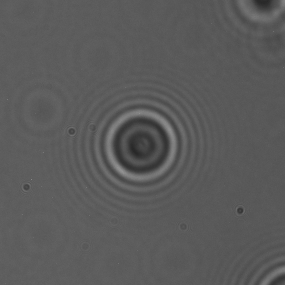
#> input picture Tiffs_Validation/Video1.tif, 285 x 285 px, given as the content of the folder ../../Results_Validation/Video1/Video1, which was not available
$ jupyter execute precision.ipynb   (text cells are left out)
#> lines starting #> are read from the running program, lines starting #| are printed output that depends on the picture; pictures that were not available may be replaced by others from this repository, and a replacement may not be noted
#> in ring_image, image is the input picture: shape (285, 285); min 40, max 147, mean 90.5
[cell 1]
import ast
import math
import os
import gc

import cv2
from pathlib import Path

from PIL import Image, ImageSequence
import numpy as np
from numpy.fft import fft2, fftshift, ifft2, ifftshift
import matplotlib.pyplot as plt
from scipy.signal import find_peaks, argrelextrema
# from skfda import FDataGrid
from numpy import unravel_index
import statistics
import heapq
import pandas as pd

# import tensorflow as tf
# from tensorflow.keras import layers, models

import itertools

from scipy.ndimage import gaussian_filter
from scipy.optimize import curve_fit
from concurrent.futures import ThreadPoolExecutor, as_completed
import matplotlib.patches as patches

[cell 2]
def moving_average(signal, window_size=5):
    return np.convolve(signal, np.ones(window_size) / window_size, mode='same')

[cell 3]
# [15 lines left out: function merge_peaks_by_distance, not called in this run]

[cell 4]
def circle_radius_fun(peaks_x,peaks_y,ring_index,ccol,crow):
    # Adjusted peak selection to use closest peaks around ccol
    closest_peak_x = min(peaks_x, key=lambda x: abs(x-ccol))
    closest_peak_y = min(peaks_y, key=lambda y: abs(y-crow))

    # Using peak indices to find distances to closest peaks
    # peak_index_x = peaks_x.tolist().index(closest_peak_x)
    # peak_index_y = peaks_y.tolist().index(closest_peak_y)
    peak_index_x=peaks_x.index(closest_peak_x)
    peak_index_y=peaks_y.index(closest_peak_y)

    if peak_index_x > 0:
        if len(peaks_x)==peak_index_x+1:
            peak_index_x-=1
        rl_x = ccol - peaks_x[peak_index_x - ring_index]
        rr_x = peaks_x[peak_index_x + ring_index] - ccol

    if peak_index_y > 0:
        if len(peaks_y)==peak_index_y+1:
            peak_index_y-=1
        ru_y = crow - peaks_y[peak_index_y - ring_index]
        rl_y = peaks_y[peak_index_y + ring_index] - crow


    return round((rl_x + rr_x + ru_y + rl_y) / 4., 5)

[cell 5]
# [15 lines left out: function circle_change_limiter, not called in this run]

[cell 6]
def get_center_from_peaks(peaks, current_center):
    valid_peaks = [peak for peak in peaks if np.abs(peak - current_center) >= 10]
    left_peaks = np.array([peak for peak in valid_peaks if peak < current_center])
    right_peaks = np.array([peak for peak in valid_peaks if peak > current_center])

    if len(left_peaks) == 0 or len(right_peaks) == 0:
        return current_center, 0

    left_peak = left_peaks[-1]
    right_peak = right_peaks[0]

    refined_center = (left_peak + right_peak) / 2


    distance_between_peaks = np.abs(right_peak - left_peak)

    return refined_center, distance_between_peaks

[cell 7]
# [18 lines left out: function adaptive_movement_threshold, not called in this run]

[cell 8]
# [16 lines left out: function get_center_from_minimums, not called in this run]

[cell 9]
# [8 lines left out: function draw_circle, not called in this run]

[cell 10]
def image_background_brightness(image):
        top_left = image[0:5, 0:5]
#> top_left = [[92, 92, 90, 94, 91], [91, 91, 92, 90, 92], [93, 90, 92, 92, 92], [93, 92, 93, 92, 93], [93, 93, 93, 92, 94]]
        top_right = image[0:5, -5:]
#> top_right = [[100, 109, 117, 125, 128], [100, 111, 120, 125, 128], [101, 110, 119, 122, 127], [101, 108, 116, 122, 122], [102, 110, 117, 118, 121]]
        bottom_left = image[-5:, 0:5]
#> bottom_left = [[92, 94, 95, 93, 94], [92, 93, 93, 95, 94], [94, 93, 93, 93, 94], [94, 92, 93, 96, 95], [93, 94, 94, 96, 94]]
        bottom_right = image[-5:, -5:]
#> bottom_right = [[59, 62, 64, 67, 69], [63, 67, 69, 73, 76], [67, 70, 74, 77, 80], [71, 74, 78, 80, 85], [76, 78, 83, 85, 87]]
        brightness = np.concatenate((top_left.flatten(), top_right.flatten(),
                                  bottom_left.flatten(), bottom_right.flatten()))
#> brightness = 100 values, max 128 at index 29, min 59 at index 75, mean 93.58
        # brightness=top_left+top_right+bottom_left+bottom_right

        return [np.mean(brightness),np.median(brightness),statistics.mode(brightness)]

[cell 11]
# [9 lines left out: function tiff_to_png, not called in this run]

[cell 12]
# [12 lines left out: function get_first_png, not called in this run]

[cell 13]
# [12 lines left out: function pad_image, not called in this run]

[cell 14]
def filtered_image(ftimage,crow,ccol,r_in,r_out):
    rows, cols = ftimage.shape
    mask=np.zeros((rows,cols),dtype=np.uint8)

    x,y=np.ogrid[:rows,:cols]
    mask_area = np.logical_and(((x - crow)**2 + (y - ccol)**2 >= r_in**2),
                            ((x - crow)**2 + (y - ccol)**2 <= r_out**2))
    mask[mask_area] = 1

    m_app_ftimage = ftimage * mask
    i_ftimage = ifftshift(m_app_ftimage)
    result_img = ifft2(i_ftimage)
    tmp = np.log(np.abs(result_img) + 1)

    return tmp , result_img

[cell 15]
def gaussian(x, a, x0, sigma):
    return a * np.exp(-(x - x0)**2 / (2 * sigma**2))

[cell 16]
# [13 lines left out: function get_subpixel_peak_gaussian, not called in this run]

[cell 17]
def get_subpixel_peak_com(peaks, intensity_profile):
    refined_peaks = []
    for peak in peaks:
        if 0 < peak < len(intensity_profile) - 1:
            x = np.array([peak - 1, peak, peak + 1], dtype=float)
            y = intensity_profile[x.astype(int)]
            refined_peak = np.sum(x * y) / np.sum(y)
            refined_peaks.append(refined_peak)
        else:
            refined_peaks.append(peak)
    return refined_peaks

[cell 18]
# [22 lines left out: function get_subpixel_minimums_parabola, not called in this run]

[cell 19]
def get_subpixel_minimum_com(minimums, intensity_profile):
    refined_peaks = []
    for peak in minimums:
        if 0 < peak < len(intensity_profile) - 1:
            x = np.array([peak - 1, peak, peak + 1], dtype=float)
            y = intensity_profile[x.astype(int)]
            refined_peak = np.sum(x * y) / np.sum(y)
            refined_peaks.append(refined_peak)
        else:
            refined_peaks.append(peak)
    return refined_peaks

[cell 20]
def peaks_by_minimums(minimums,peaks):
    refined_peaks=[]
    peaks_and_minimums=zip(peaks,minimums)
    # print(peaks_and_minimums)
    for peak,minimum in peaks_and_minimums:
        if 0<peak<len(peaks)-1:
            refined_peak=(minimum-1+minimum+1)/2
        else:
            refined_peaks.append(peak)
    # print(refined_peaks)
    return refined_peaks

[cell 21]
def ring_image(r_in,r_out,ring_index,allowed_change,output_path,filename,result_folder):

    # centrui naudojamas kitas bandpass filtras, nes 36 geriau aptinka centra nei 37
    r_in_center=7
    r_out_center=10

    r_in_radius=3
    r_out_radius=7


    file_path = os.path.join(output_path, filename)
    image = cv2.imread(file_path, cv2.IMREAD_GRAYSCALE)
    brightness=image_background_brightness(image)
#> brightness = [93.58, 93, 93]

    fig, ax = plt.subplots(1,2,figsize=(15,10))

    imageBright = cv2.convertScaleAbs(image,10,1.5)
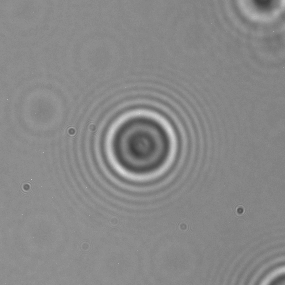
#> imageBright: shape (285, 285); min 60, max 220, mean 135.7

    ax[0].imshow(image, cmap='gray')

    ftimage = fft2(imageBright)
    ftimage = fftshift(ftimage)

    rows, cols = ftimage.shape
    crow, ccol = rows // 2, cols // 2

    # applying filter for center
    tmp_center,result_img = filtered_image(ftimage,crow,ccol,r_in_center,r_out_center)
#> in filtered_image, `tmp = np.log(np.abs(result_img) + 1)`:
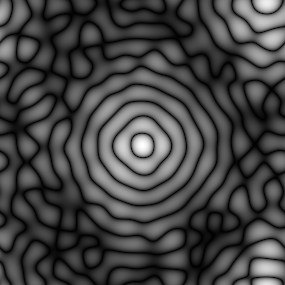
#> tmp: shape (285, 285) float64; min 1.84e-06, max 3.21, mean 0.874; drawn with min black and max white

    # applying filter for radius
    tmp_radius,unused = filtered_image(ftimage,crow,ccol,r_in_radius,r_out_radius)
#> call 2 of filtered_image, with ftimage = array of shape (285, 285), crow = 142, ccol = 142, r_in = 3, r_out = 7
#> in filtered_image (call 2), `tmp = np.log(np.abs(result_img) + 1)`:
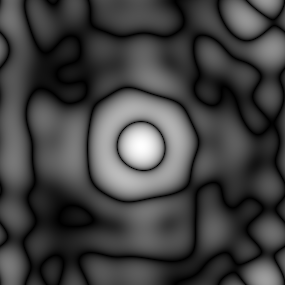
#> tmp: shape (285, 285) float64; min 8.37e-05, max 3.9, mean 0.996; drawn with min black and max white

    # crow, ccol = unravel_index(tmp.argmax(), tmp.shape)
    crow, ccol = unravel_index(tmp_center.argmax(), result_img.shape)
#> crow = 145


    # intensity profile for circle center
    central_line_y_center = tmp_center[crow, :]
#> central_line_y_center = 285 values, max 3.21 at index 142, min 0.0113 at index 81, mean 1.27
    central_line_x_center = tmp_center[:, ccol]
#> central_line_x_center = 285 values, max 3.21 at index 145, min 0.00268 at index 236, mean 1.18

    smoothed_central_line_y_center = moving_average(central_line_y_center, window_size=4)
#> smoothed_central_line_y_center = 285 values, max 3.2 at index 142, min 0.0245 at index 255, mean 1.27
    smoothed_central_line_x_center = moving_average(central_line_x_center, window_size=4)
#> smoothed_central_line_x_center = 285 values, max 3.2 at index 145, min 0.174 at index 281, mean 1.18


    peaks_y_center = get_subpixel_peak_com(argrelextrema(central_line_y_center, np.greater)[0], central_line_y_center)
#> the loop in get_subpixel_peak_com, `for peak in peaks:` made 16 passes
#> (peak, x, y, refined_peak) on passes 1 to 8: (6, [5, 6, 7], [1.25, 1.25, 1.25], 6), (27, [26, 27, 28], [1.43, 1.44, 1.43], 27), (43, [42, 43, 44], [0.525, 0.546, 0.524], 43), (57, [56, 57, 58], [1.18, 1.19, 1.16], 57), (73, [72, 73, 74], [1.56, 1.58, 1.57], 73), (90, [89, 90, 91], [1.78, 1.78, 1.75], 90), (105, [104, 105, 106], [1.89, 1.92, 1.91], 105), (122, [121, 122, 123], [2.61, 2.63, 2.62], 122)
#> after the loop in get_subpixel_peak_com, `for peak in peaks:`: refined_peaks = [6, 27, 43, 57, 73, 90, 105, 122, 142, 161, 178, 194, 209, 224, 240, 271]
#> peaks_y_center has the same summary as refined_peaks in get_subpixel_peak_com
    peaks_x_center = get_subpixel_peak_com(argrelextrema(central_line_x_center, np.greater)[0], central_line_x_center)
#> the loop in get_subpixel_peak_com (call 2), `for peak in peaks:` made 18 passes
#> (peak, x, y, refined_peak) on passes 1 to 8: (2, [1, 2, 3], [0.572, 0.586, 0.572], 2), (16, [15, 16, 17], [0.761, 0.767, 0.746], 15.99), (31, [30, 31, 32], [1.03, 1.04, 1.02], 31), (47, [46, 47, 48], [1.19, 1.2, 1.18], 47), (61, [60, 61, 62], [0.772, 0.789, 0.761], 61), (76, [75, 76, 77], [1.63, 1.65, 1.64], 76), (93, [92, 93, 94], [1.78, 1.79, 1.76], 93), (108, [107, 108, 109], [1.82, 1.86, 1.86], 108)
#> peaks_x_center = [2, 15.99, 31, 47, 61, 76, 93, 108, 125, 145, 165, 182, 197, 213, 229, 244, 260, 274]

    # intensity profile for circle radius
    central_line_y_radius = tmp_radius[crow, :]
#> central_line_y_radius = 285 values, max 3.9 at index 141, min 0.00397 at index 87, mean 1.66
    central_line_x_radius = tmp_radius[:, ccol]
#> central_line_x_radius = 285 values, max 3.9 at index 146, min 0.00153 at index 170, mean 1.76

    smoothed_central_line_y_radius = moving_average(central_line_y_radius, window_size=4)
#> smoothed_central_line_y_radius = 285 values, max 3.9 at index 141, min 0.199 at index 279, mean 1.66
    smoothed_central_line_x_radius = moving_average(central_line_x_radius, window_size=4)
#> smoothed_central_line_x_radius = 285 values, max 3.89 at index 146, min 0.227 at index 33, mean 1.76

    peaks_y_radius = get_subpixel_peak_com(argrelextrema(central_line_y_radius, np.greater)[0], central_line_y_radius)
#> peaks_y_radius = [14, 74, 105, 141, 177, 209, 234, 269]
    peaks_x_radius = get_subpixel_peak_com(argrelextrema(central_line_x_radius, np.greater)[0], central_line_x_radius)
#> peaks_x_radius = [15, 76, 109, 146, 182, 212, 238, 273]

    minimums_y_radius = get_subpixel_minimum_com(argrelextrema(smoothed_central_line_y_radius, np.less)[0],central_line_y_radius)
#> the loop in get_subpixel_minimum_com, `for peak in minimums:` made 8 passes
#> (peak, x, y, refined_peak) on passes 1 to 8: (32, [31, 32, 33], [0.24, 0.0556, 0.315], 32.12), (87, [86, 87, 88], [0.593, 0.00397, 0.625], 87.03), (117, [116, 117, 118], [0.879, 0.531, 1.37], 117.2), (165, [164, 165, 166], [0.707, 0.754, 1.42], 165.2), (199, [198, 199, 200], [0.0269, 0.337, 0.541], 199.6), (214, [213, 214, 215], [0.975, 0.976, 0.98], 214), (259, [258, 259, 260], [0.58, 0.577, 0.582], 259), (279, [278, 279, 280], [0.118, 0.0956, 0.299], 279.4)
#> after the loop in get_subpixel_minimum_com, `for peak in minimums:`: refined_peaks = [32.12, 87.03, 117.2, 165.2, 199.6, 214, 259, 279.4]
#> minimums_y_radius has the same summary as refined_peaks in get_subpixel_minimum_com
    minimums_x_radius = get_subpixel_minimum_com(argrelextrema(smoothed_central_line_x_radius, np.less)[0],central_line_x_radius)
#> the loop in get_subpixel_minimum_com (call 2), `for peak in minimums:` made 8 passes
#> (peak, x, y, refined_peak) on passes 1 to 8: (6, [5, 6, 7], [1.18, 1.18, 1.18], 6), (33, [32, 33, 34], [0.145, 0.102, 0.317], 33.31), (91, [90, 91, 92], [0.129, 0.475, 0.875], 91.5), (121, [120, 121, 122], [1.13, 0.124, 1.09], 121), (171, [170, 171, 172], [0.00153, 1.12, 1.6], 171.6), (200, [199, 200, 201], [0.33, 0.337, 0.758], 200.3), (230, [229, 230, 231], [1.51, 1.51, 1.51], 230), (258, [257, 258, 259], [0.035, 0.249, 0.466], 258.6)
#> minimums_x_radius = [6, 33.31, 91.5, 121, 171.6, 200.3, 230, 258.6]

    if len(peaks_x_center) > 1 and len(peaks_y_center) > 1:
        ccol, x_distance = get_center_from_peaks(peaks_y_center, ccol)
#> in get_center_from_peaks, `valid_peaks = [peak for peak in peaks if np.abs(peak - current_center)..`: valid_peaks = [6, 27, 43, 57, 73, 90, 105, 122, 161, 178, 194, 209, 224, 240, 271]
#> in get_center_from_peaks, `left_peaks = np.array([peak for peak in valid_peaks if peak < current_..`: left_peaks = [6, 27, 43, 57, 73, 90, 105, 122]
#> in get_center_from_peaks, `right_peaks = np.array([peak for peak in valid_peaks if peak > current..`: right_peaks = [161, 178, 194, 209, 224, 240, 271]
#> in get_center_from_peaks, `left_peak = left_peaks[-1]`: left_peak = 122
#> in get_center_from_peaks, `right_peak = right_peaks[0]`: right_peak = 161
#> in get_center_from_peaks, `refined_center = (left_peak + right_peak) / 2`: refined_center = 141.5
#> in get_center_from_peaks, `distance_between_peaks = np.abs(right_peak - left_peak)`: distance_between_peaks = 39
#> ccol = 141.5; x_distance = 39
        crow, y_distance = get_center_from_peaks(peaks_x_center, crow)
#> y_distance = 40

        refined_peaks_x_radius=peaks_by_minimums(minimums_x_radius,peaks_x_radius)
#> the loop in peaks_by_minimums, `for peak,minimum in peaks_and_minimums:` made 8 passes
#> (peak, minimum) on passes 1 to 8: (15, 6), (76, 33.31), (109, 91.5), (146, 121), (182, 171.6), (212, 200.3), (238, 230), (273, 258.6)
#> after the loop in peaks_by_minimums, `for peak,minimum in peaks_and_minimums:`: refined_peaks = [15, 76, 109, 146, 182, 212, 238, 273]
#> refined_peaks_x_radius = [15, 76, 109, 146, 182, 212, 238, 273]
        refined_peaks_y_radius=peaks_by_minimums(minimums_y_radius,peaks_y_radius)
#> the loop in peaks_by_minimums (call 2), `for peak,minimum in peaks_and_minimums:` made 8 passes
#> (peak, minimum) on passes 1 to 8: (14, 32.12), (74, 87.03), (105, 117.2), (141, 165.2), (177, 199.6), (209, 214), (234, 259), (269, 279.4)
#> refined_peaks_y_radius = [14, 74, 105, 141, 177, 209, 234, 269]

        circle_radius = circle_radius_fun(refined_peaks_x_radius,refined_peaks_y_radius,ring_index,ccol,crow)
#> in circle_radius_fun, `closest_peak_x = min(peaks_x, key=lambda x: abs(x-ccol))`: closest_peak_x = 146
#> in circle_radius_fun, `closest_peak_y = min(peaks_y, key=lambda y: abs(y-crow))`: closest_peak_y = 141
#> in circle_radius_fun, `peak_index_x=peaks_x.index(closest_peak_x)`: peak_index_x = 3
#> in circle_radius_fun, `rl_x = ccol - peaks_x[peak_index_x - ring_index]`: rl_x = 32.5
#> in circle_radius_fun, `rr_x = peaks_x[peak_index_x + ring_index] - ccol`: rr_x = 40.5
#> in circle_radius_fun, `ru_y = crow - peaks_y[peak_index_y - ring_index]`: ru_y = 40
#> in circle_radius_fun, `rl_y = peaks_y[peak_index_y + ring_index] - crow`: rl_y = 32
#> circle_radius = 36.25

        ccol = round(ccol, 5)
        crow = round(crow, 5)
        circle_radius = round(circle_radius, 5)

        # circle_center=(crow,ccol)
        circle_center=(ccol,crow)
#> circle_center = (141.5, 145)

        prev_circle_radius=circle_radius
#> prev_circle_radius = 36.25

        circle = patches.Circle(circle_center, circle_radius, edgecolor='black', facecolor='none', linewidth=1)
        ax[0].add_patch(circle)


        ax[0].set_xlim(0, 300)
        ax[0].set_ylim(0, 300)
        ax[0].set_aspect('equal', 'box')

        cross_size = 20
        ax[0].plot([circle_center[0] - cross_size, circle_center[0] + cross_size],
                    [circle_center[1], circle_center[1]], color='blue', linewidth=2)
        ax[0].plot([circle_center[0], circle_center[0]],
                [circle_center[1] - cross_size, circle_center[1] + cross_size], color='blue', linewidth=2)

        # fig.savefig(result_folder)

        plt.clf()
        plt.cla()
        plt.close('all')
        del image
        del ftimage, result_img, tmp_center,tmp_radius
        gc.collect()

        return pd.DataFrame({
        'center_y(ccol)': [ccol],
        'center_x(crow)': [crow],
        'circle_radius': [circle_radius]
        })


    return None

[cell 22]
def ring_search(test_number,r_in,r_out,ring_index,allowed_change,input_path,input_tiff,output_base_path,output_path,result_folder,excel_path):

    # output_path = Path(output_base_path) / Path(input_tiff).stem
    output_path=Path(output_path)
    output_path.mkdir(parents=True, exist_ok=True)
    # tiff_to_png(input_tiff, input_path, output_path)

    Path(result_folder).mkdir(parents=True, exist_ok=True)

    filenames=os.listdir(output_path)

    df_list=[]
    i=0
    # [9 lines of commented-out code are left out]
    for filename in filenames:
        i+=1
        df_list.append(ring_image(r_in, r_out, ring_index, allowed_change, output_path, filename,result_folder))
        if i%100==0:
            print(i)

    final_df = pd.concat(df_list, ignore_index=True)
#> final_df = table of 1 rows and 3 columns
    # final_df.to_excel(f"ExcelsPrecision/Video_{test_number}_{r_in}{r_out}_{ring_index}_comapprox.xlsx")
    final_df.to_excel(excel_path)
    # final_df.to_excel(f"ExcelsPrecision/VideoLarge_object{test_number}_{r_in}{r_out}_{ring_index}.xlsx")

    print("All images processed and saved in the results folder.")
